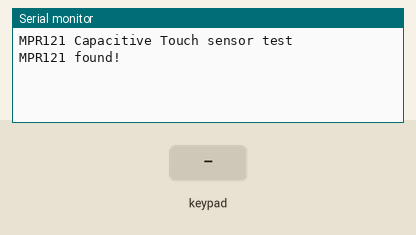
Simulated run of this sketch. Board: Arduino Leonardo, built with avr-gcc and run on an emulated ATmega32U4. Shown: the last lines printed to the serial monitor. The test bench sets the inputs (shaded band).

Above: at 1.2 s.
1.3 s: key '0' pressed
At 2.6 s:
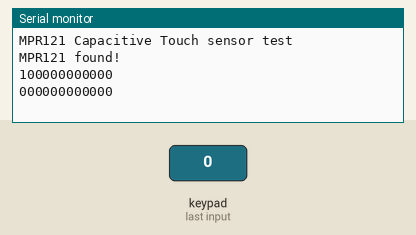
2.9 s: keypad keys 1 2 pressed 0.4 s apart
At 4.3 s:
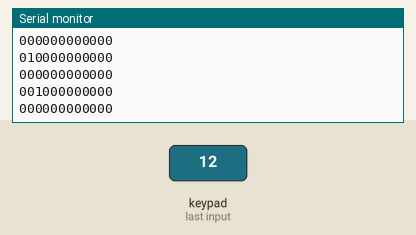
5.2 s: key '3' pressed
At 5.7 s:
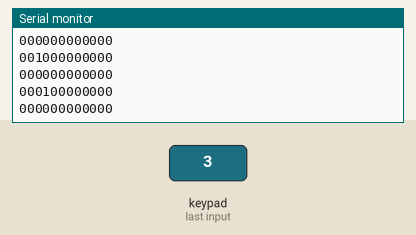
6.7 s: keypad keys 1 2 A pressed 0.4 s apart
At 8.6 s:
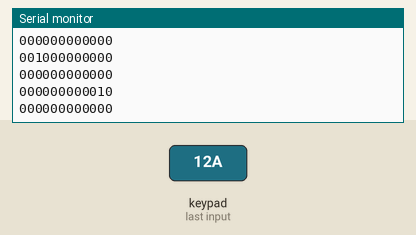
Timing chart, 0 to 10.1 s (numbered marks = the images above; inputs shaded):
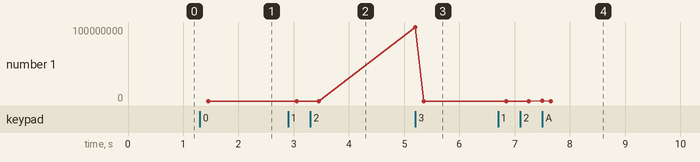

Measured:
- after the input at 1.3 s, the serial monitor: prints a new line at once (image 1)
- after the input at 2.9 s, the serial monitor: prints a new line at once (image 2)
- after the input at 5.2 s, the serial monitor: prints a new line at once (image 3)
- after the input at 6.7 s, the serial monitor: prints a new line at once (image 4)

The sketch:

4.3_electrode_keyboard.ino
```cpp
#include <Wire.h>
#include "Adafruit_MPR121.h"

// You can have up to 4 on one i2c bus but one is enough for testing!
Adafruit_MPR121 cap = Adafruit_MPR121();

// Keeps track of the last pins touched
// so we know when buttons are 'released'
uint16_t lasttouched = 0;
uint16_t currtouched = 0;
boolean touchStates[12];


void setup() {
  Serial.begin(9600);

  while (!Serial) { // needed to keep leonardo/micro from starting too fast!
    delay(10);
  }

  Serial.println("MPR121 Capacitive Touch sensor test");

  // Default address is 0x5A, if tied to 3.3V its 0x5B
  // If tied to SDA its 0x5C and if SCL then 0x5D
  int check = cap.begin(0x5A);
  if (!check) {
    Serial.println("MPR121 not found, check wiring?");
    while (1);
  }
  Serial.println("MPR121 found!");
}

void loop() {
  // Get the currently touched pads
  currtouched = cap.touched();

  //  Serial.println(cap.touched(), BIN);
  //  delay(100);
  if (currtouched != lasttouched) {
    for (int i = 0; i < 12; i++) {
      if (currtouched & (1 << i)) touchStates[i] = 1;
      else touchStates[i] = 0;
    }
    for (int i = 0; i < 12; i++)
    {
      Serial.print(touchStates[i]);
    }
    Serial.println();
  }

  // reset our state
  lasttouched = currtouched;
}
```
